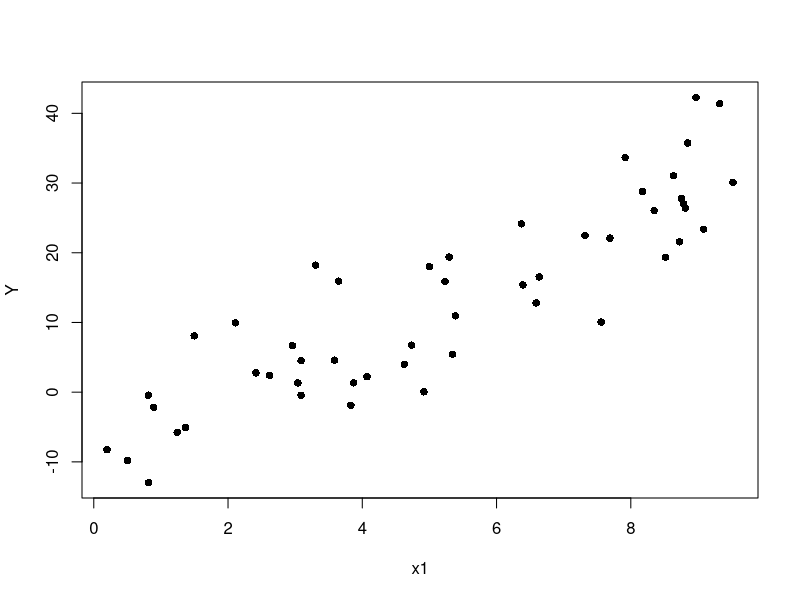
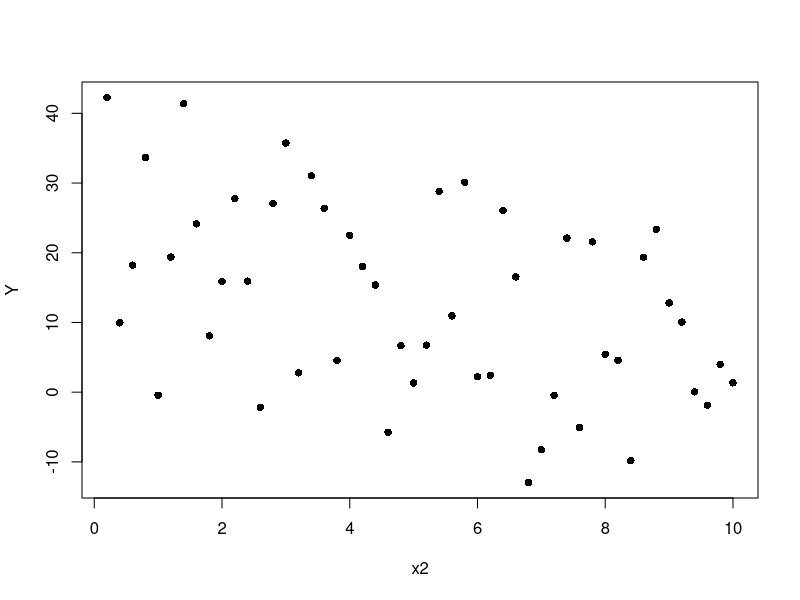
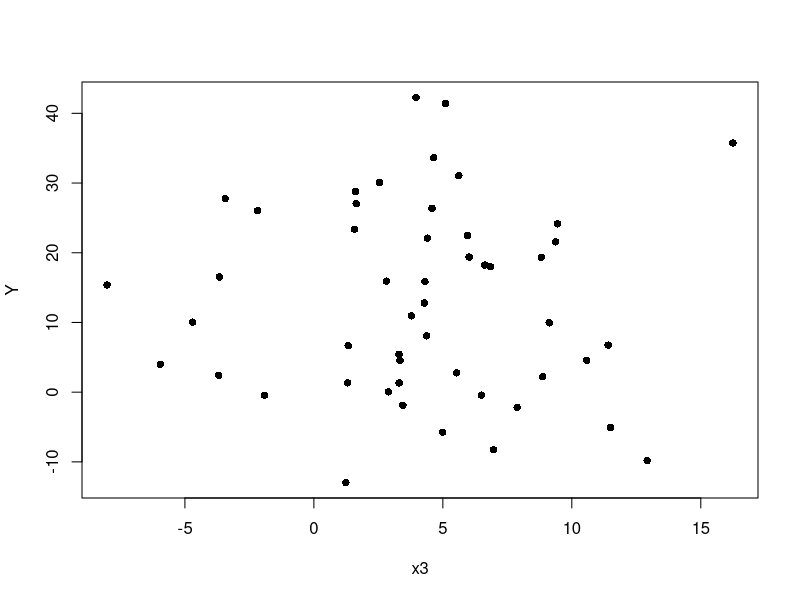
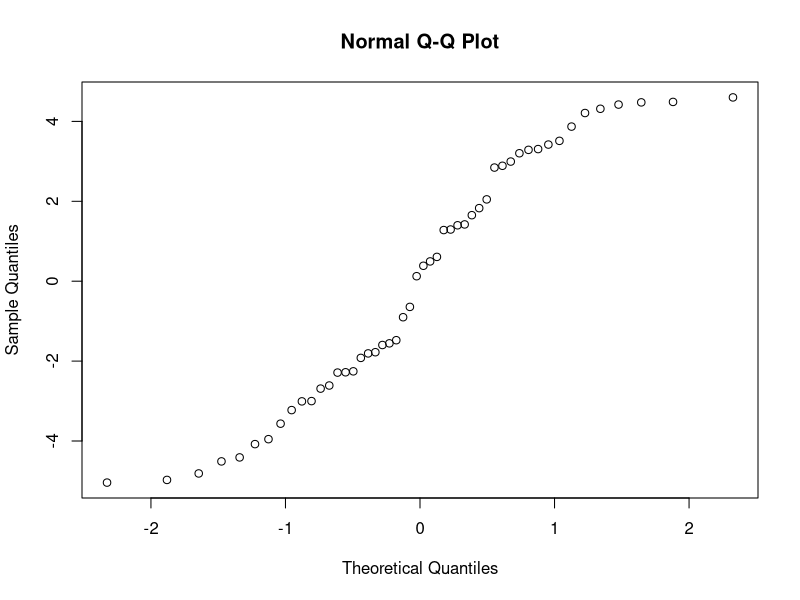
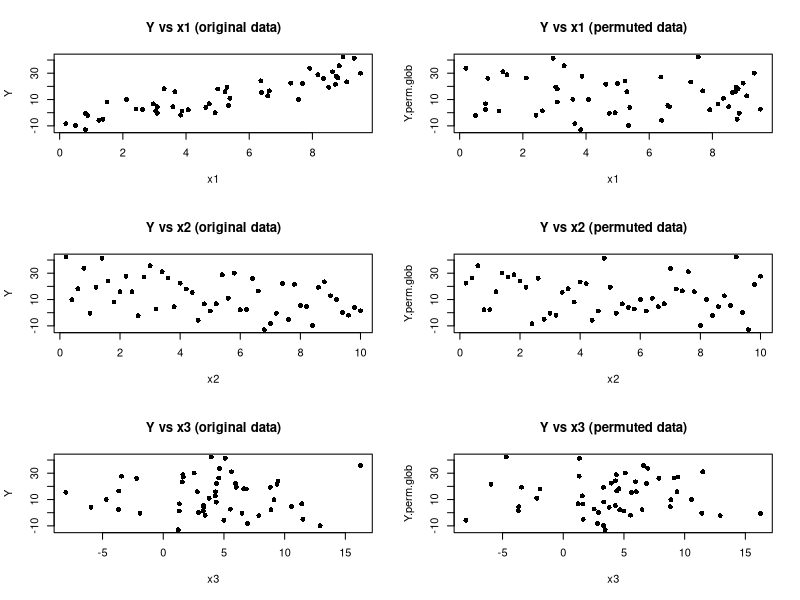
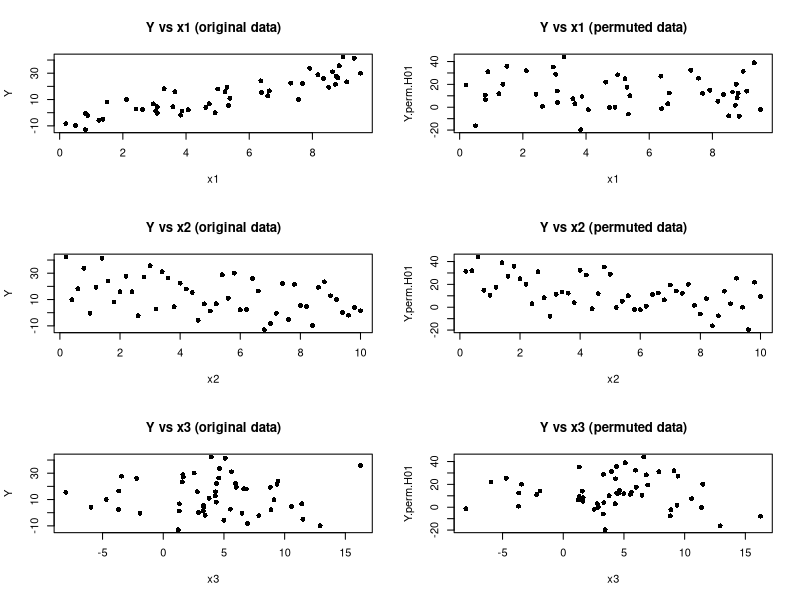
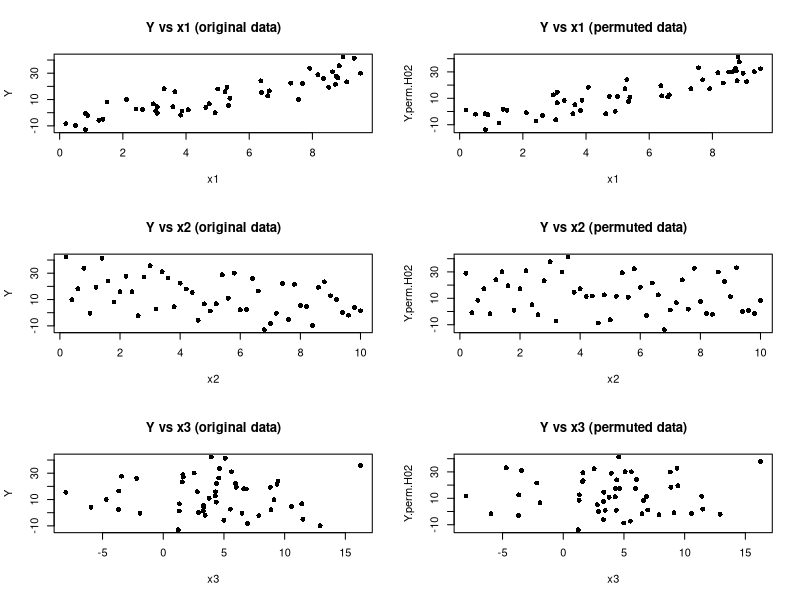
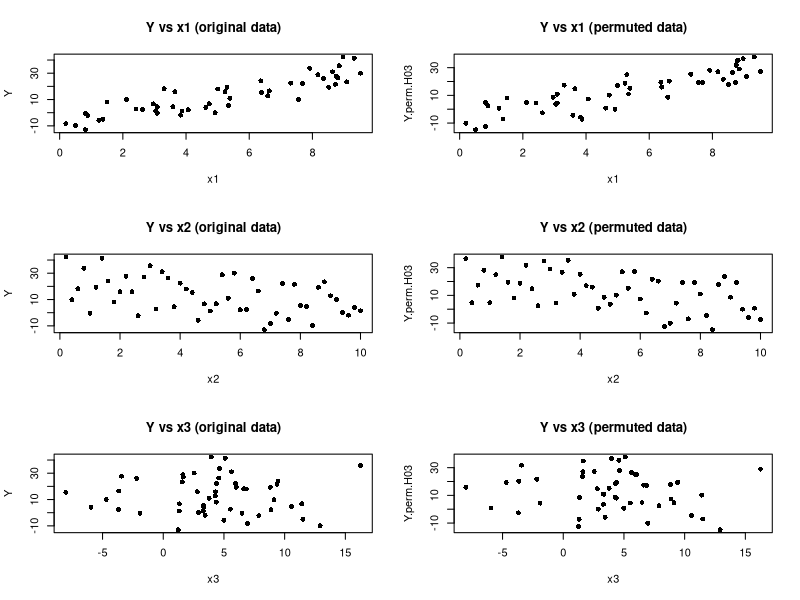

These charts were generated, in order, by the following R code:
#################################
####    PERMUTATION TEST     ####
####     Linear models       ####
#################################

################################################################################
# Linear models ################################################################
# Example on simulated data ####################################################
################################################################################
set.seed(24021979)
n <- 50
# covariate values (we generate data here)
x1 <- runif(n,0,10)
x2 <- (1:n)/5
x3 <- rnorm(n,5,5)

# generating model (please notice the fact that b3 = 0 and we would like to test the nullity of the bi...)
b0 <- 2
b1 <- 4
b2 <- -2
b3 <- 0
Y <- b0 + b1*x1 + b2*x2 + b3*x3 + runif(n,-5,5)

plot(x1,Y,pch=16)
plot(x2,Y,pch=16)
plot(x3,Y,pch=16)

# parametric inference
result <- lm(Y ~ x1 + x2 + x3)
summary(result)
qqnorm(result$residuals)
shapiro.test(result$residuals)

################################################################################
# PERMUTATION INFERENCE : we want to perform different tests ###################
################################################################################

################################################################################
# Overall model (Global F-Test, see page 8/12 polycopié) #######################
# H0 : beta1 = beta2 = beta3 = 0 ###############################################
################################################################################
# test statistic (F Test see page 8/12 polycopié)
T0_glob <- summary(result)$f[1]
T0_glob

# permutations
permutazione <- sample(n)
Y.perm.glob <- Y[permutazione]

# in this case permuting the responses or the residuals is the same
res.H0glob <- Y - mean(Y) 
Y.perm.glob
mean(Y) + res.H0glob[permutazione]

layout(matrix(1:6,nrow=3,byrow=FALSE))
plot(x1,Y,main='Y vs x1 (original data)',pch=16)
plot(x2,Y,main='Y vs x2 (original data)',pch=16)
plot(x3,Y,main='Y vs x3 (original data)',pch=16)
plot(x1,Y.perm.glob,main='Y vs x1 (permuted data)',pch=16)
plot(x2,Y.perm.glob,main='Y vs x2 (permuted data)',pch=16)
plot(x3,Y.perm.glob,main='Y vs x3 (permuted data)',pch=16)

# OU BIEN ON PEUT FAIRE DES PARTIAL-TESTS POUR CHACUN DES bi :

################################################################################
# Test on variable x1 (partial T-Tests, see page 8/12 polycopié) ###############
# H0: beta1 = 0 ################################################################
################################################################################
# test statistic
summary(result)$coefficients
T0_x1 <- abs(summary(result)$coefficients[2,3])
T0_x1

# permutations
# residuals of the reduced model

# reduced model:
# Y = beta0 + beta2*x2 + beta3*x3
regr.H01 <- lm(Y ~ x2 + x3)
residui.H01 <- regr.H01$residuals
residui.H01.perm <- residui.H01[permutazione]

# permuted y:
Y.perm.H01 <- regr.H01$fitted + residui.H01.perm

layout(matrix(1:6,nrow=3,byrow=FALSE))
plot(x1,Y,main='Y vs x1 (original data)',pch=16)
plot(x2,Y,main='Y vs x2 (original data)',pch=16)
plot(x3,Y,main='Y vs x3 (original data)',pch=16)
plot(x1,Y.perm.H01,main='Y vs x1 (permuted data)',pch=16)
plot(x2,Y.perm.H01,main='Y vs x2 (permuted data)',pch=16)
plot(x3,Y.perm.H01,main='Y vs x3 (permuted data)',pch=16)

################################################################################
# Test on variable x2 (partial T-Tests, see page 8/12 polycopié) ###############
# H0: beta2 = 0 ################################################################
################################################################################
# test statistic
summary(result)$coefficients
T0_x2 <- abs(summary(result)$coefficients[3,3])
T0_x2

# permutations
# residuals of the reduced model

# reduced model:
# Y = beta0 + beta1*x1 + beta3*x3
regr.H02 <- lm(Y ~ x1 + x3)
residui.H02 <- regr.H02$residuals
residui.H02.perm <- residui.H02[permutazione]

# permuted y:
Y.perm.H02 <- regr.H02$fitted + residui.H02.perm

layout(matrix(1:6,nrow=3,byrow=FALSE))
plot(x1,Y,main='Y vs x1 (original data)',pch=16)
plot(x2,Y,main='Y vs x2 (original data)',pch=16)
plot(x3,Y,main='Y vs x3 (original data)',pch=16)
plot(x1,Y.perm.H02,main='Y vs x1 (permuted data)',pch=16)
plot(x2,Y.perm.H02,main='Y vs x2 (permuted data)',pch=16)
plot(x3,Y.perm.H02,main='Y vs x3 (permuted data)',pch=16)

################################################################################
# Test on variable x3 (partial T-Tests, see page 8/12 polycopié) ###############
# H0: beta3 = 0 ################################################################
################################################################################
# test statistic
summary(result)$coefficients
T0_x3 <- abs(summary(result)$coefficients[4,3])
T0_x3

# permutations
# residuals of the reduced model

# reduced model:
# Y = beta0 + beta1*x1 + beta2*x2
regr.H03 <- lm(Y ~ x1 + x2)
residui.H03 <- regr.H03$residuals
residui.H03.perm <- residui.H03[permutazione]

# permuted y:
Y.perm.H03 <- regr.H03$fitted + residui.H03.perm


layout(matrix(1:6,nrow=3,byrow=FALSE))
plot(x1,Y,main='Y vs x1 (original data)',pch=16)
plot(x2,Y,main='Y vs x2 (original data)',pch=16)
plot(x3,Y,main='Y vs x3 (original data)',pch=16)
plot(x1,Y.perm.H03,main='Y vs x1 (permuted data)',pch=16)
plot(x2,Y.perm.H03,main='Y vs x2 (permuted data)',pch=16)
plot(x3,Y.perm.H03,main='Y vs x3 (permuted data)',pch=16)

# MONTE CARLO :
# p-values of the tests
B <- 1000
T_H0glob <- T_H01 <- T_H02 <- T_H03 <- numeric(B)

for(perm in 1:B){
  permutazione <- sample(n)
  
  Y.perm.glob <- Y[permutazione]
  T_H0glob[perm] <- summary(lm(Y.perm.glob ~ x1 + x2 + x3))$f[1]
  
  residui.H01.perm <- residui.H01[permutazione]
  Y.perm.H01 <- regr.H01$fitted + residui.H01.perm
  T_H01[perm] <- abs(summary(lm(Y.perm.H01 ~ x1 + x2 + x3))$coefficients[2,3])
  
  residui.H02.perm <- residui.H02[permutazione]
  Y.perm.H02 <- regr.H02$fitted + residui.H02.perm
  T_H02[perm] <- abs(summary(lm(Y.perm.H02 ~ x1 + x2 + x3))$coefficients[3,3])
  
  residui.H03.perm <- residui.H03[permutazione]
  Y.perm.H03 <- regr.H03$fitted + residui.H03.perm
  T_H03[perm] <- abs(summary(lm(Y.perm.H03 ~ x1 + x2 + x3))$coefficients[4,3])
  
}

# We compute the p-values :
sum(T_H0glob>=T0_glob)/B
sum(T_H01>=T0_x1)/B
sum(T_H02>=T0_x2)/B
sum(T_H03>=T0_x3)/B
# Only H0 for b3 cannot be rejected.

# comparison with the parametric test
summary(result)
